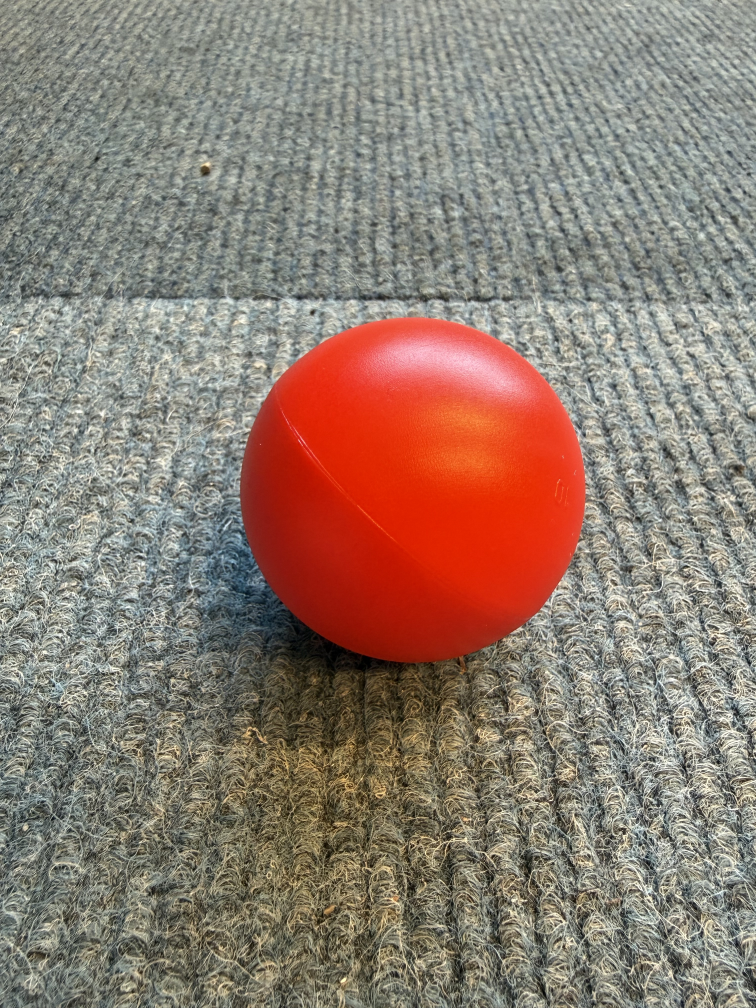
#> input picture raw_iphone/IMG_2347.jpg, 3024 x 4032 px, given in place of the camera (shown at 1/4 size)
$ python tune_hsv_values.py
#> lines starting #> are read from the running program, lines starting #| are printed output that depends on the picture; after the words box and inside, x2 and y2 are one past the last pixel; in counts of white or black regions, pixels touching at a corner belong together
"""
Interaktivt HSV-tuning script for å finne optimale fargeverdier.

Dette lar deg justere HSV-verdier i sanntid for perfekt fargedeteksjon.
"""

import cv2
import numpy as np
import argparse

def nothing(x):
    """Callback for trackbar (må eksistere selv om vi ikke bruker den)"""
    pass

def tune_hsv(camera_index=0, color='red'):
    """
    Interaktiv HSV-tuning med live preview.

    Args:
        camera_index: Kamera ID
        color: 'red' eller 'blue'
    """
#> called with camera_index = 0, color = 'red'
    # Åpne kamera
    cap = cv2.VideoCapture(camera_index)
    cap.set(cv2.CAP_PROP_FRAME_WIDTH, 1280)
    cap.set(cv2.CAP_PROP_FRAME_HEIGHT, 720)

    if not cap.isOpened():
        print("❌ Kunne ikke åpne kamera!")
        return

    # Start-verdier basert på farge
    if color == 'red':
        # Rød - to områder
        h_low1, s_low1, v_low1 = 0, 100, 100
        h_high1, s_high1, v_high1 = 10, 255, 255
        h_low2, s_low2, v_low2 = 170, 100, 100
        h_high2, s_high2, v_high2 = 179, 255, 255
    else:  # blue
        h_low1, s_low1, v_low1 = 100, 100, 100
        h_high1, s_high1, v_high1 = 130, 255, 255
        h_low2, s_low2, v_low2 = 0, 0, 0  # Ikke brukt for blå
        h_high2, s_high2, v_high2 = 0, 0, 0

    # Lag vinduer
    cv2.namedWindow('Original')
    cv2.namedWindow('Mask')
    cv2.namedWindow('Result')
    cv2.namedWindow('HSV Trackbars')

    # Lag trackbars - Range 1
    cv2.createTrackbar('H Low 1', 'HSV Trackbars', h_low1, 179, nothing)
    cv2.createTrackbar('S Low 1', 'HSV Trackbars', s_low1, 255, nothing)
    cv2.createTrackbar('V Low 1', 'HSV Trackbars', v_low1, 255, nothing)
    cv2.createTrackbar('H High 1', 'HSV Trackbars', h_high1, 179, nothing)
    cv2.createTrackbar('S High 1', 'HSV Trackbars', s_high1, 255, nothing)
    cv2.createTrackbar('V High 1', 'HSV Trackbars', v_high1, 255, nothing)

    if color == 'red':
        # Range 2 kun for rød
        cv2.createTrackbar('H Low 2', 'HSV Trackbars', h_low2, 179, nothing)
        cv2.createTrackbar('S Low 2', 'HSV Trackbars', s_low2, 255, nothing)
        cv2.createTrackbar('V Low 2', 'HSV Trackbars', v_low2, 255, nothing)
        cv2.createTrackbar('H High 2', 'HSV Trackbars', h_high2, 179, nothing)
        cv2.createTrackbar('S High 2', 'HSV Trackbars', s_high2, 255, nothing)
        cv2.createTrackbar('V High 2', 'HSV Trackbars', v_high2, 255, nothing)

    # Morfologi-parametere
    cv2.createTrackbar('Morph Kernel', 'HSV Trackbars', 5, 21, nothing)
    cv2.createTrackbar('Min Area', 'HSV Trackbars', 100, 5000, nothing)

    print(f"\n{'='*60}")
    print(f"🎨 HSV TUNING FOR {color.upper()}")
    print(f"{'='*60}")
    print("Kontroller:")
    print("  q - Avslutt og lagre verdier")
    print("  r - Reset til standardverdier")
    print("  s - Skriv ut nåværende verdier")
    print(f"{'='*60}\n")

    while True:
        ret, frame = cap.read()
#> frame is the input picture: shape (4032, 3024, 3); mean B, G, R 113.6, 125.3, 142.6
        if not ret:
            break

        # Les trackbar-verdier
        h_low1 = cv2.getTrackbarPos('H Low 1', 'HSV Trackbars')
        s_low1 = cv2.getTrackbarPos('S Low 1', 'HSV Trackbars')
        v_low1 = cv2.getTrackbarPos('V Low 1', 'HSV Trackbars')
        h_high1 = cv2.getTrackbarPos('H High 1', 'HSV Trackbars')
        s_high1 = cv2.getTrackbarPos('S High 1', 'HSV Trackbars')
        v_high1 = cv2.getTrackbarPos('V High 1', 'HSV Trackbars')

        kernel_size = cv2.getTrackbarPos('Morph Kernel', 'HSV Trackbars')
        if kernel_size % 2 == 0:
            kernel_size += 1
        kernel_size = max(3, kernel_size)
        min_area = cv2.getTrackbarPos('Min Area', 'HSV Trackbars')

        # Konverter til HSV
        hsv = cv2.cvtColor(frame, cv2.COLOR_BGR2HSV)
#> hsv: shape (4032, 3024, 3); mean H, S, V 44.9, 54.8, 146.4

        # Lag maske
        lower1 = np.array([h_low1, s_low1, v_low1])
        upper1 = np.array([h_high1, s_high1, v_high1])
        mask = cv2.inRange(hsv, lower1, upper1)
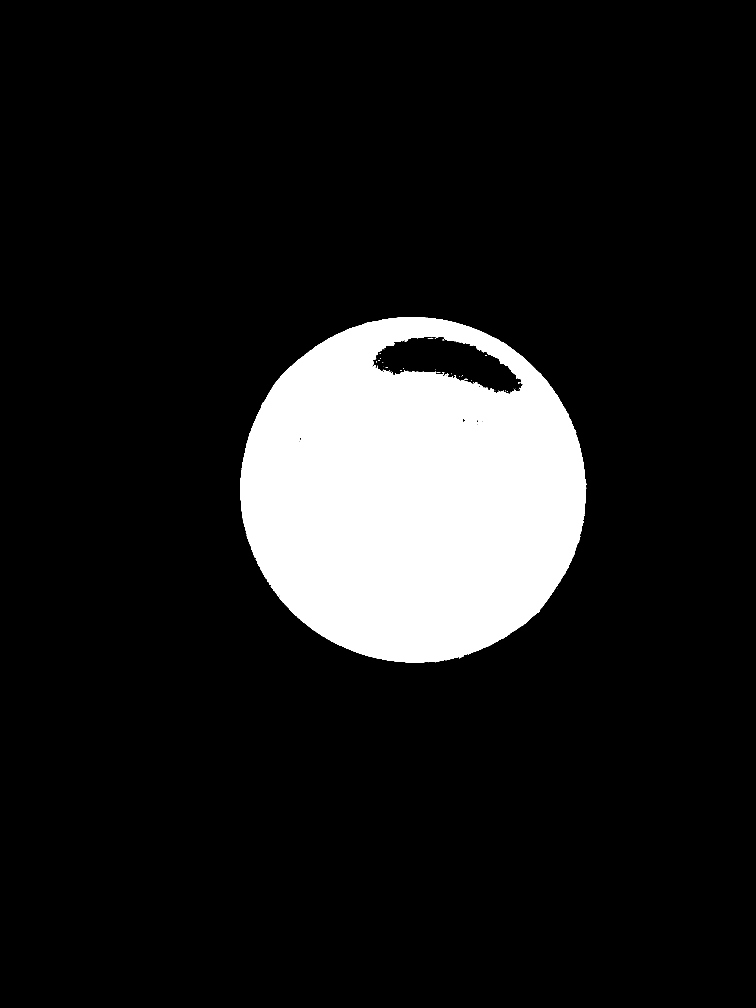
#> mask: shape (4032, 3024) (shown at 1/4 size); 11.7% white; 84 white regions (77 under 20 px), largest, box (x1, y1, x2, y2) and area: (961, 1268, 2347, 2651) 1423239, (1780, 1492, 1796, 1503) 73, (1857, 1514, 1870, 1520) 41

        if color == 'red':
            h_low2 = cv2.getTrackbarPos('H Low 2', 'HSV Trackbars')
            s_low2 = cv2.getTrackbarPos('S Low 2', 'HSV Trackbars')
            v_low2 = cv2.getTrackbarPos('V Low 2', 'HSV Trackbars')
            h_high2 = cv2.getTrackbarPos('H High 2', 'HSV Trackbars')
            s_high2 = cv2.getTrackbarPos('S High 2', 'HSV Trackbars')
            v_high2 = cv2.getTrackbarPos('V High 2', 'HSV Trackbars')

            lower2 = np.array([h_low2, s_low2, v_low2])
            upper2 = np.array([h_high2, s_high2, v_high2])
            mask2 = cv2.inRange(hsv, lower2, upper2)
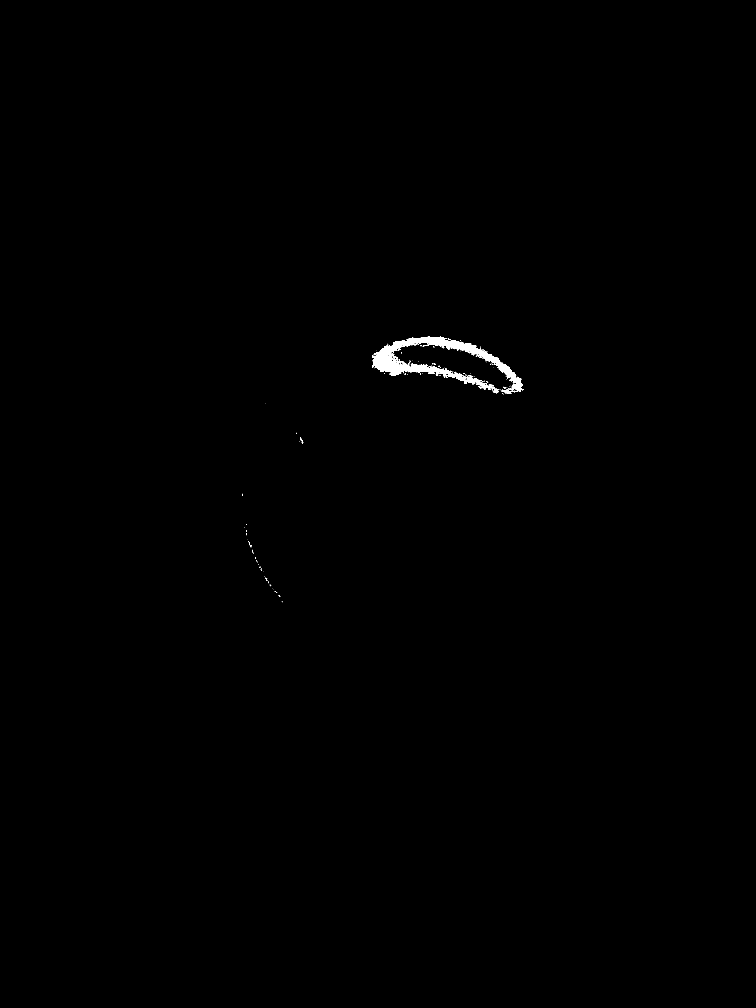
#> mask2: shape (4032, 3024) (shown at 1/4 size); 0.26% white; 217 white regions (197 under 20 px), largest, box (x1, y1, x2, y2) and area: (1488, 1346, 2092, 1574) 30246, (2006, 1558, 2051, 1576) 357, (1594, 1440, 1618, 1454) 103
            mask = cv2.bitwise_or(mask, mask2)
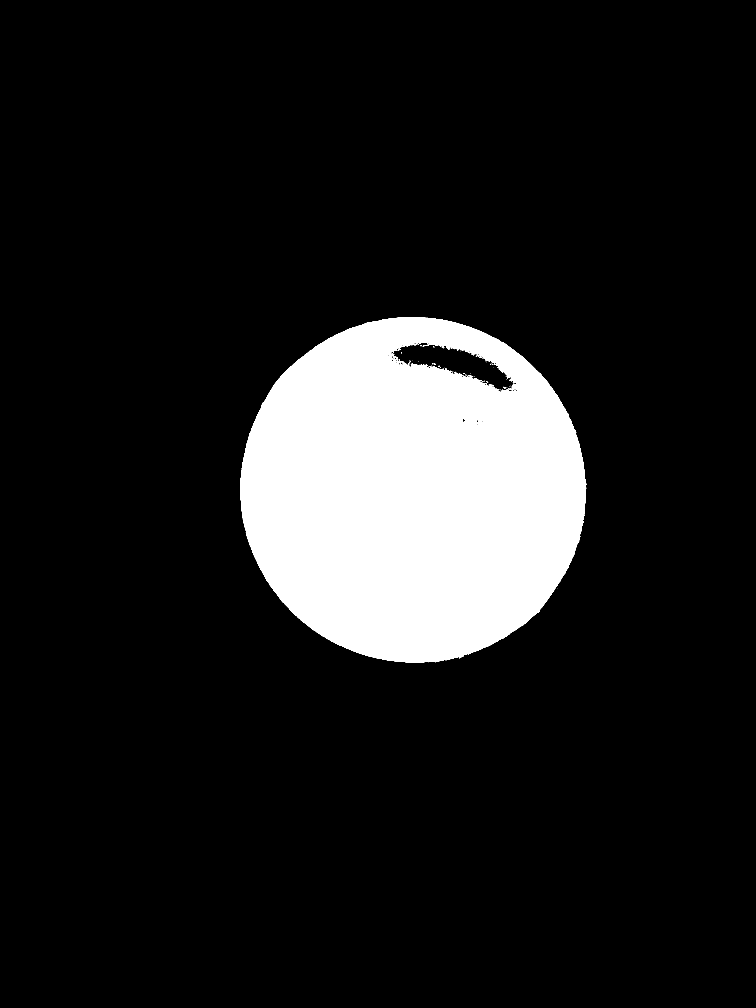
#> mask: shape (4032, 3024) (shown at 1/4 size); 11.9% white; 106 white regions (96 under 20 px), largest, box (x1, y1, x2, y2) and area: (961, 1268, 2347, 2651) 1455045, (1594, 1440, 1618, 1454) 103, (2045, 1553, 2058, 1562) 55

        # Morfologi
        kernel = cv2.getStructuringElement(cv2.MORPH_ELLIPSE, (kernel_size, kernel_size))
        mask = cv2.morphologyEx(mask, cv2.MORPH_CLOSE, kernel)
#> mask: shape (4032, 3024); 12% white; 38 white regions (34 under 20 px), largest, box (x1, y1, x2, y2) and area: (961, 1268, 2347, 2651) 1459579, (2012, 1547, 2024, 1555) 44, (1754, 1463, 1764, 1472) 38, (1729, 1453, 1744, 1459) 35
        mask = cv2.morphologyEx(mask, cv2.MORPH_OPEN, kernel)
#> mask: shape (4032, 3024); 12% white; 3 white regions

        # Finn konturer
        contours, _ = cv2.findContours(mask, cv2.RETR_EXTERNAL, cv2.CHAIN_APPROX_SIMPLE)
#> contours = 1 contour; box (x1, y1, x2, y2) and area: (961, 1268, 2347, 2651) 1497188

        # Tegn konturer og tell baller
        result = frame.copy()
        ball_count = 0
        for contour in contours:
            area = cv2.contourArea(contour)
            if area > min_area:
                # Få bounding box
                x, y, w, h = cv2.boundingRect(contour)

                # Tegn
                cv2.drawContours(result, [contour], -1, (0, 255, 0), 2)
                cv2.rectangle(result, (x, y), (x+w, y+h), (255, 0, 0), 2)

                # Tell
                ball_count += 1
                cv2.putText(result, str(ball_count), (x, y-10),
                           cv2.FONT_HERSHEY_SIMPLEX, 0.9, (0, 255, 0), 2)
#> this loop made 1 pass
#> (area, x, y, w, h, ball_count) on pass 1: (1497188, 961, 1268, 1386, 1383, 1)
#> after the loop, ball_count = 1

        # Info-tekst
        cv2.putText(result, f'Baller: {ball_count}', (10, 30),
                   cv2.FONT_HERSHEY_SIMPLEX, 1, (0, 255, 0), 2)
        cv2.putText(result, f'Min Area: {min_area}', (10, 70),
                   cv2.FONT_HERSHEY_SIMPLEX, 0.7, (255, 255, 255), 2)

        # Vis
        cv2.imshow('Original', frame)
        cv2.imshow('Mask', mask)
        cv2.imshow('Result', result)

        # Tastatur-input
        key = cv2.waitKey(1) & 0xFF
#> (key q is pressed here)

        if key == ord('q'):
            break
        elif key == ord('s'):
            # Skriv ut verdier
            print(f"\n{'='*60}")
            print(f"NÅVÆRENDE {color.upper()} HSV-VERDIER:")
            print(f"{'='*60}")
            print(f"Range 1:")
            print(f"  lower_1 = np.array([{h_low1}, {s_low1}, {v_low1}])")
            print(f"  upper_1 = np.array([{h_high1}, {s_high1}, {v_high1}])")
            if color == 'red':
                print(f"Range 2:")
                print(f"  lower_2 = np.array([{h_low2}, {s_low2}, {v_low2}])")
                print(f"  upper_2 = np.array([{h_high2}, {s_high2}, {v_high2}])")
            print(f"Morph kernel: {kernel_size}")
            print(f"Min area: {min_area}")
            print(f"{'='*60}\n")

    # Cleanup
    cap.release()
    cv2.destroyAllWindows()

    # Print final verdier
    print(f"\n{'='*60}")
    print(f"✅ OPTIMALISERTE {color.upper()} HSV-VERDIER:")
    print(f"{'='*60}")
    print(f"\nKopier disse verdiene til ball_detection.py:\n")
    print(f"# {color.upper()} FARGE - Optimalisert")
    if color == 'red':
        print(f"self.red_lower_1 = np.array([{h_low1}, {s_low1}, {v_low1}])")
        print(f"self.red_upper_1 = np.array([{h_high1}, {s_high1}, {v_high1}])")
        print(f"self.red_lower_2 = np.array([{h_low2}, {s_low2}, {v_low2}])")
        print(f"self.red_upper_2 = np.array([{h_high2}, {s_high2}, {v_high2}])")
    else:
        print(f"self.blue_lower = np.array([{h_low1}, {s_low1}, {v_low1}])")
        print(f"self.blue_upper = np.array([{h_high1}, {s_high1}, {v_high1}])")
    print(f"\nMorfologi:")
    print(f"self.morph_kernel = cv2.getStructuringElement(cv2.MORPH_ELLIPSE, ({kernel_size}, {kernel_size}))")
    print(f"min_area_threshold = {min_area}  # Legg til i detect_balls()")
    print(f"{'='*60}\n")


if __name__ == "__main__":
    parser = argparse.ArgumentParser(description="Tune HSV values for ball detection")
    parser.add_argument('--camera', type=int, default=0, help='Camera index')
    parser.add_argument('--color', type=str, default='red', choices=['red', 'blue'],
                       help='Color to tune')

    args = parser.parse_args()

    tune_hsv(args.camera, args.color)

$ run again, on raw_iphone/IMG_2348.jpg
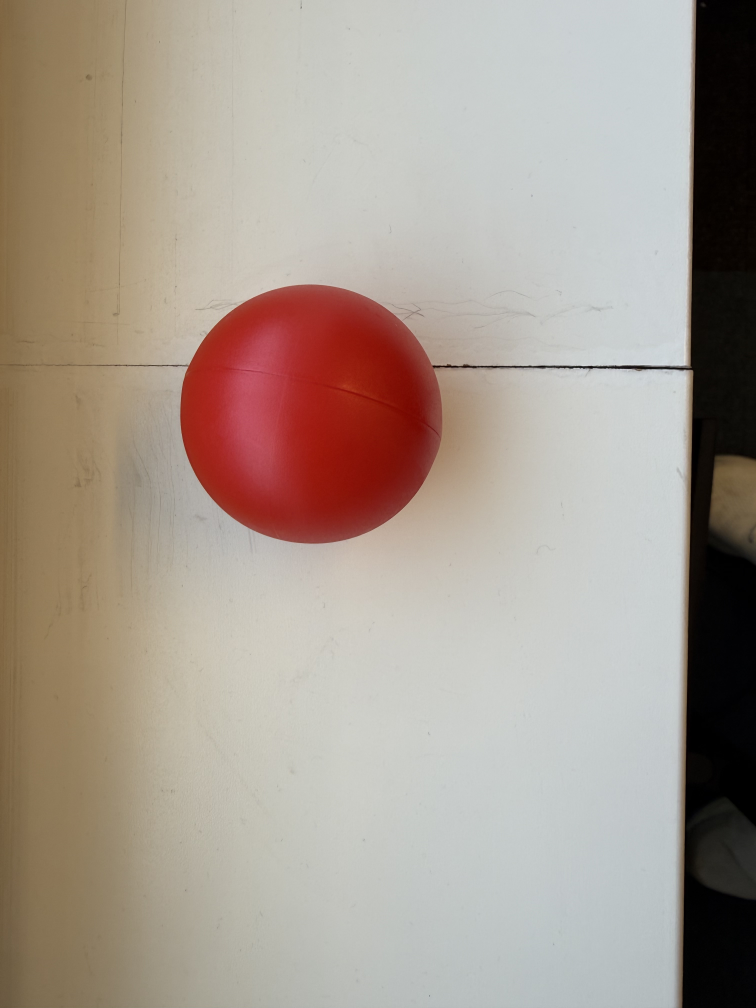
#> input picture raw_iphone/IMG_2348.jpg, 3024 x 4032 px, given in place of the camera (shown at 1/4 size)
#> in tune_hsv, frame is the input picture: shape (4032, 3024, 3); mean B, G, R 144.3, 154.9, 167.2
#> hsv: shape (4032, 3024, 3); mean H, S, V 41.1, 50.9, 168.9
#> in tune_hsv, `mask = cv2.inRange(hsv, lower1, upper1)`:
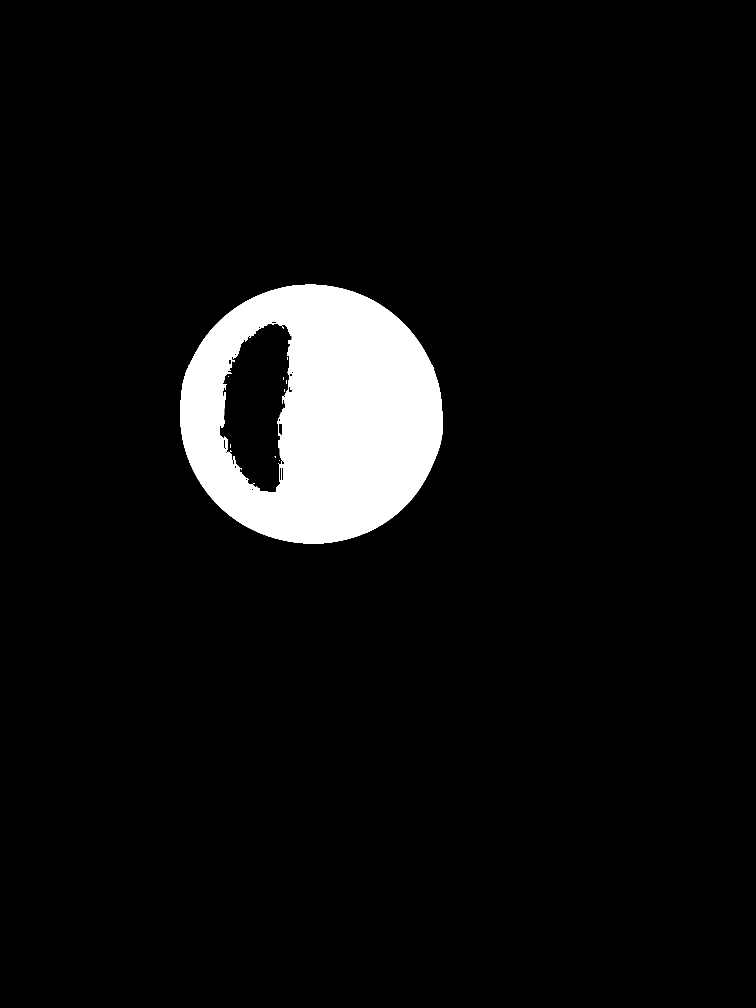
#> mask: shape (4032, 3024) (shown at 1/4 size); 5.9% white; 20 white regions (12 under 20 px), largest, box (x1, y1, x2, y2) and area: (721, 1139, 1771, 2174) 719395, (1130, 1584, 1134, 1616) 96, (1128, 1306, 1136, 1316) 44
#> mask2: shape (4032, 3024); 1.1% white; 29 white regions (17 under 20 px), largest, box (x1, y1, x2, y2) and area: (880, 1286, 1168, 1968) 133597, (1115, 1696, 1130, 1744) 605, (1120, 1872, 1124, 1920) 192
#> in tune_hsv, `mask = cv2.bitwise_or(mask, mask2)`:
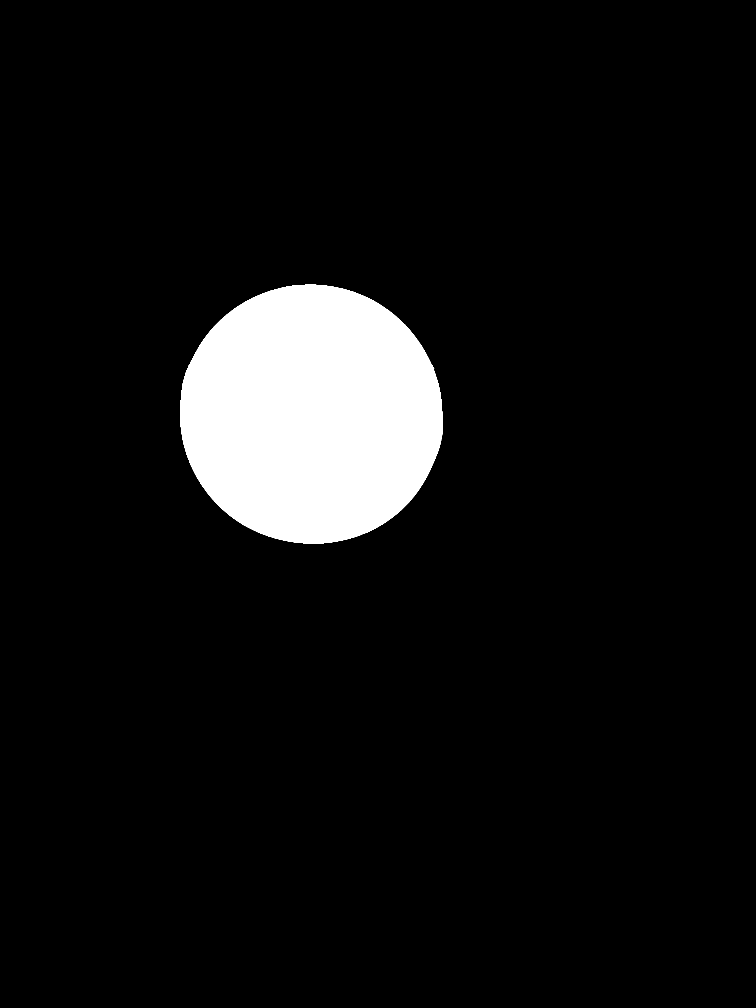
#> mask: shape (4032, 3024) (shown at 1/4 size); 7% white; 1 white region, box (x1, y1, x2, y2) and area: (721, 1139, 1771, 2174) 854686
#> contours = 1 contour; box (x1, y1, x2, y2) and area: (721, 1139, 1771, 2174) 853260
#> the loop in tune_hsv, `for contour in contours:` made 1 pass
#> (area, x, y, w, h, ball_count) on pass 1: (853260, 721, 1139, 1050, 1035, 1)
#> after the loop in tune_hsv, `for contour in contours:`: ball_count = 1
